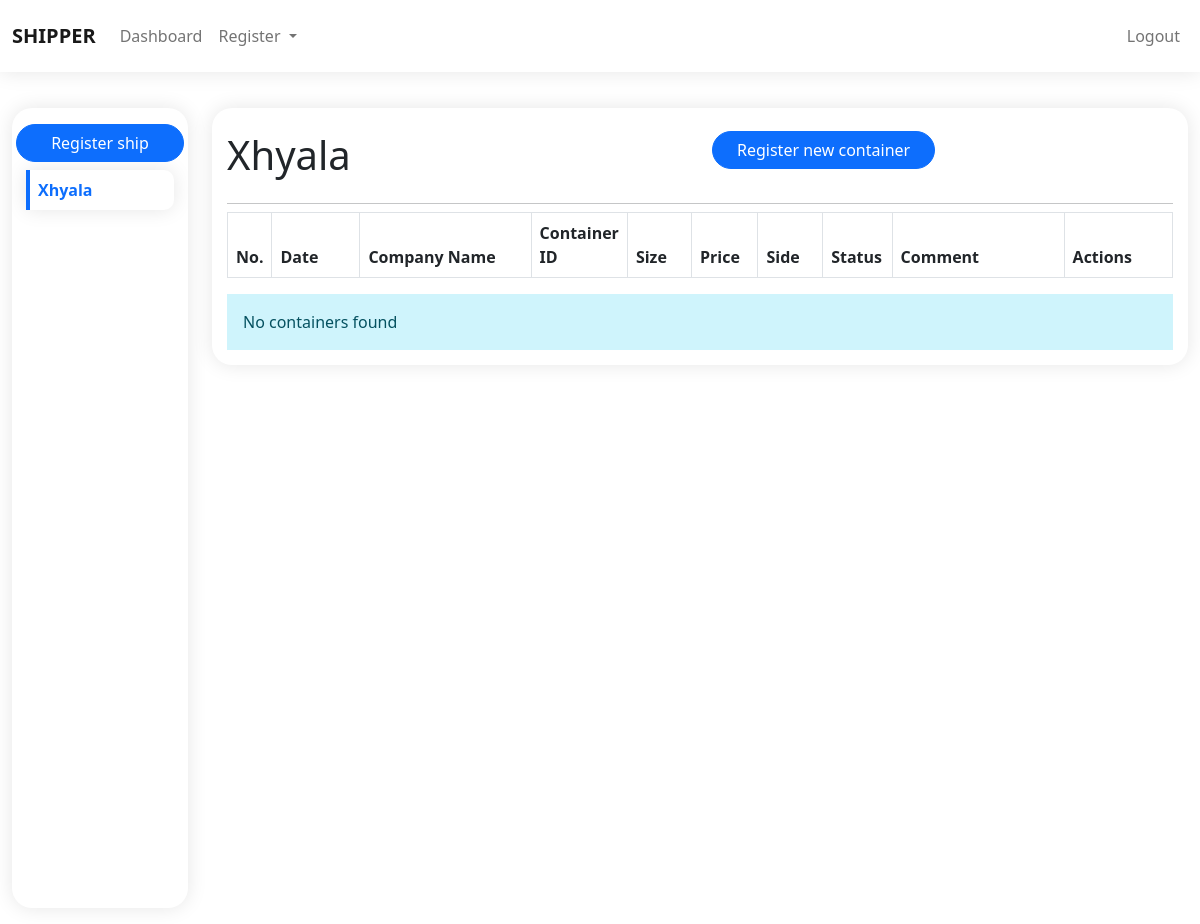
The app's page /ship/shipment/details/3/Xhyala/ (signed in), older data.
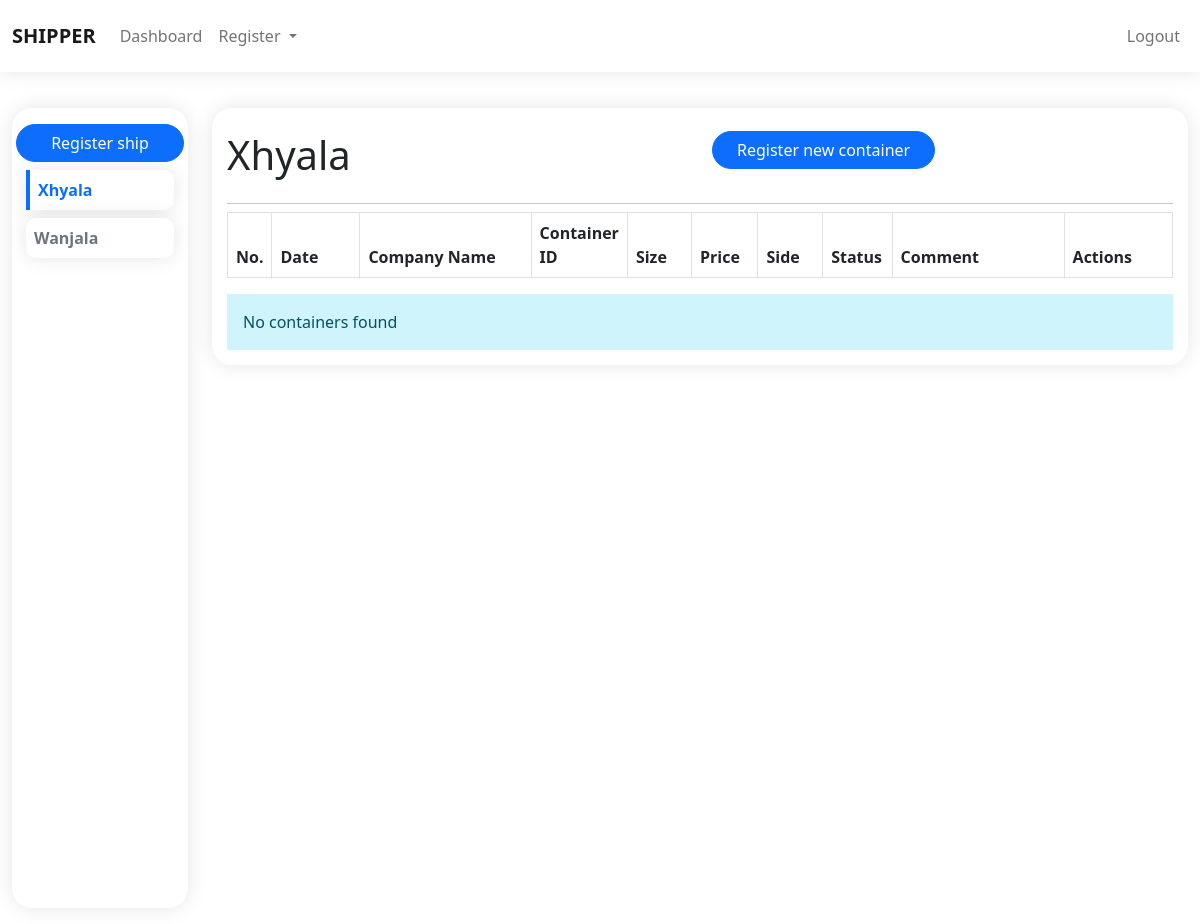
The same page, newer data.
### ship/models.py (models this page shows)
class Ship(models.Model):
    name = models.TextField(blank=True, null=True, max_length=200)
    date = models.DateField()
    no_of_containers = models.CharField(max_length=10, blank=True, null=True)
    date_created = models.DateTimeField(auto_now_add=True)

### ship/views.py (the view)
# urls.py: path('shipment/details/<str:ship_id>/<str:ship_name>/', shipdetails, name="shipmentdetails"),
@login_required(login_url='login')
def shipdetails(request, ship_id, ship_name):
    ship = Ship.objects.get(id=ship_id)
    context = {
        'ship': ship,
        'ships': Ship.objects.all(),
        'containers': Container.objects.filter(ship=ship)
    }
    return render(request, template_name='admin_/shipment/shipdetail.html', context=context)

### templates/admin_/shipment/shipdetail.html (shortened to what this page needs)
{% extends './../components/base.html' %}
{% load static %}
{% block content %}
  <div class="container-fluid">
    <div class="row py-3">
      <div class="col-md-2 d-none d-md-block position-relative">
        <div class="ship-holder sticky-top common-card px-1 py-3">
          <a href="{% url 'registership' %}" class="btn btn-primary rounded-pill w-100">Register ship</a>
          {% for ship_ in ships %}
            <a href="{% url 'shipmentdetails' ship_id=ship_.id ship_name=ship_.name %}" class="my-2 d-block t-none">
              <div class="p-2 common-card-1 text-capitalize {% if ship_.name == ship.name %} active-ship {% else %} ship {% endif %}">
                <strong>{{ship_.name}}</strong>
              </div>
            </a>
          {% endfor %}
        </div>
      </div>
      <div class="col-md-10">
        <div class="common-card overflowx-hidden">
          <div class="row">
            <div class="col-md-6 col-sm-12 my-2">
              <h1 class="text-capitalize">{{ship.name}}</h1>
            </div>
            <div class="col-md-6 col-sm-12 my-2">
              <a href="{% url 'registercontainer' ship_id=ship.id ship_name=ship.name %}" class="rounded-pill btn btn-primary px-4 shadow-none">
                Register new container
              </a>
            </div>
          </div>
          <hr class="dropdown-divider">
          <div class="w-100 table-responsive">
            <table class="table table-bordered">
              <thead>
                <tr>
                  <th style="width: 30px;">No.</th>
                  <th style="width: 100px;">Date</th>
                  <th style="width: 200px;">Company Name</th>
                  <th style="width: 70px;">Container ID</th>
                  <th style="width: 70px;">Size</th>
                  <th style="width: 70px;">Price</th>
                  <th style="width: 70px;" class="capitalize">Side</th>
                  <th style="width: 70px;">Status</th>
                  <th style="width: 200px;">Comment</th>
                  <th style="width: 120px;">Actions</th>
                </tr>
              </thead>
            </table>
            {% if containers|length == 0 %}
            <div class="p-3 alert-info">No containers found</div>
            {% endif %}
          </div>
        </div>
      </div>
    </div>
  </div>
{% endblock content %}

Row changes from the older to the newer data that the page shows:
added Ship: name "Wanjala"
